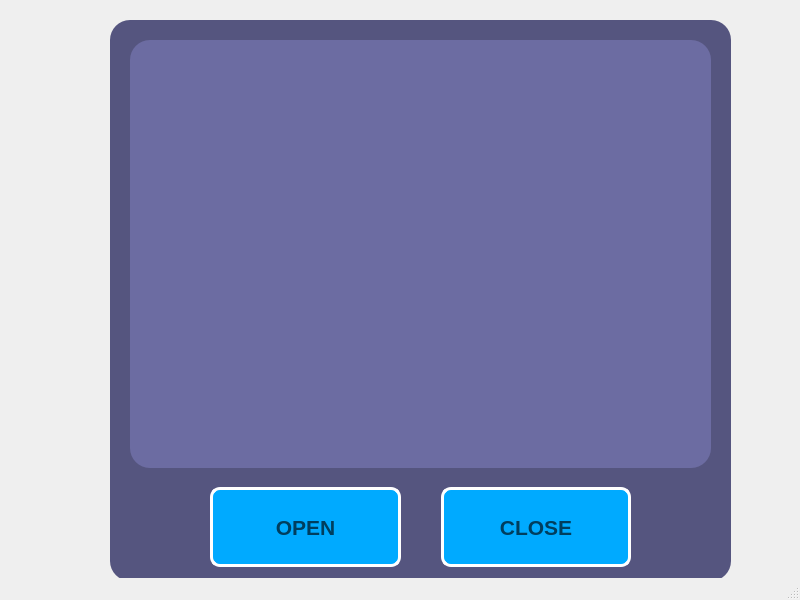
<?xml version="1.0" encoding="UTF-8"?>
<ui version="4.0">
 <class>MainWindow</class>
 <widget class="QMainWindow" name="MainWindow">
  <property name="geometry">
   <rect>
    <x>0</x>
    <y>0</y>
    <width>800</width>
    <height>600</height>
   </rect>
  </property>
  <property name="windowTitle">
   <string>MainWindow</string>
  </property>
  <widget class="QWidget" name="centralwidget">
   <widget class="QWidget" name="widget" native="true">
    <property name="geometry">
     <rect>
      <x>110</x>
      <y>20</y>
      <width>621</width>
      <height>561</height>
     </rect>
    </property>
    <property name="styleSheet">
     <string notr="true">background-color:rgb(85, 85, 127); border-radius: 20px</string>
    </property>
    <layout class="QVBoxLayout" name="verticalLayout" stretch="4,1">
     <property name="leftMargin">
      <number>20</number>
     </property>
     <property name="topMargin">
      <number>20</number>
     </property>
     <property name="rightMargin">
      <number>20</number>
     </property>
     <item>
      <widget class="QWidget" name="widget_2" native="true">
       <property name="styleSheet">
        <string notr="true">background-color:rgb(108, 108, 162); border-radius: 20px</string>
       </property>
       <layout class="QVBoxLayout" name="verticalLayout_2">
        <item>
         <widget class="QLabel" name="webcam_label">
          <property name="text">
           <string/>
          </property>
         </widget>
        </item>
       </layout>
      </widget>
     </item>
     <item>
      <widget class="QWidget" name="widget_3" native="true">
       <property name="styleSheet">
        <string notr="true">background-color:rgb(85, 85, 127)</string>
       </property>
       <layout class="QHBoxLayout" name="horizontalLayout">
        <property name="spacing">
         <number>40</number>
        </property>
        <property name="leftMargin">
         <number>80</number>
        </property>
        <property name="topMargin">
         <number>0</number>
        </property>
        <property name="rightMargin">
         <number>80</number>
        </property>
        <property name="bottomMargin">
         <number>0</number>
        </property>
        <item>
         <widget class="QPushButton" name="camera_button_2">
          <property name="minimumSize">
           <size>
            <width>0</width>
            <height>80</height>
           </size>
          </property>
          <property name="font">
           <font>
            <pointsize>16</pointsize>
            <weight>75</weight>
            <bold>true</bold>
           </font>
          </property>
          <property name="styleSheet">
           <string notr="true">background-color:rgb(0, 170, 255); border-radius: 10px; border: 3px solid white; color: rgb(0, 62, 94)</string>
          </property>
          <property name="text">
           <string>OPEN</string>
          </property>
         </widget>
        </item>
        <item>
         <widget class="QPushButton" name="camera_button">
          <property name="minimumSize">
           <size>
            <width>0</width>
            <height>80</height>
           </size>
          </property>
          <property name="font">
           <font>
            <pointsize>16</pointsize>
            <weight>75</weight>
            <bold>true</bold>
           </font>
          </property>
          <property name="styleSheet">
           <string notr="true">background-color:rgb(0, 170, 255); border-radius: 10px; border: 3px solid white; color: rgb(0, 62, 94)</string>
          </property>
          <property name="text">
           <string>CLOSE</string>
          </property>
         </widget>
        </item>
       </layout>
      </widget>
     </item>
    </layout>
   </widget>
  </widget>
  <widget class="QStatusBar" name="statusbar"/>
 </widget>
 <resources/>
 <connections/>
</ui>
